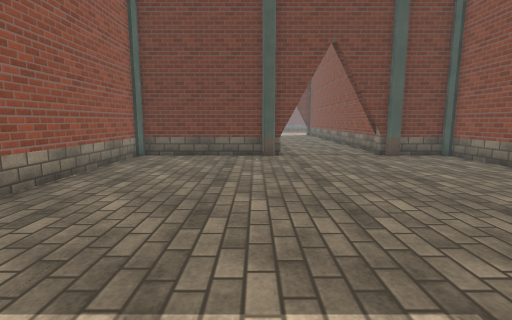
[1] (above)

18 first-person views from a walk through a scene from a Unity 3-D project. The camera is 1.4 m above the floor, tilts 8° down and sees 85° across. The floor is counted in squares, 1 m on a side. Each view is taken from the middle of a square. On the plan, view 1 faces up. The plan holds only what a view shows up to about 14 squares ahead; the rest is blank. The place goes on beyond the plan. The player character is not drawn. Door leaves are left out, so doorways stand open. Surface patterns are stand-ins for the level's own textures.

[2]
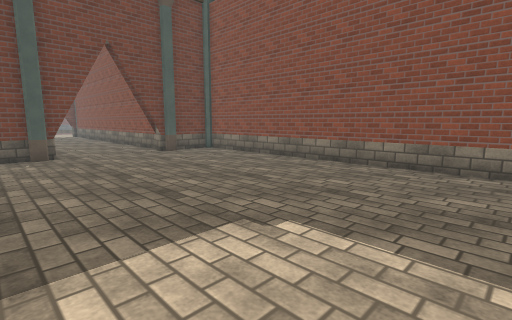

[3]
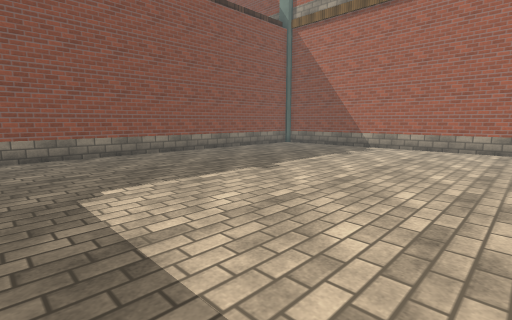

[4]
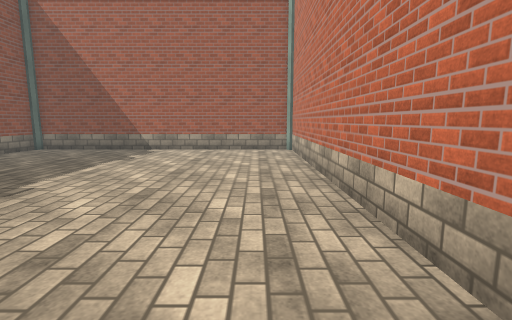

[5]
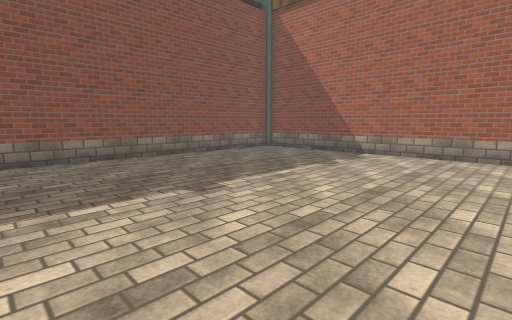

[6]
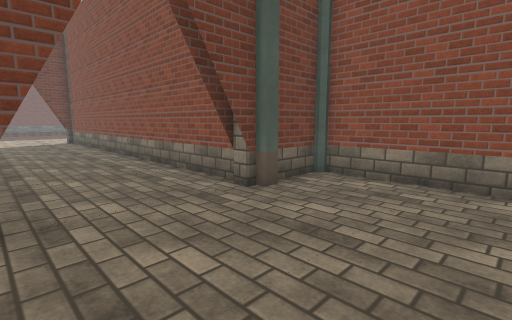

[7]
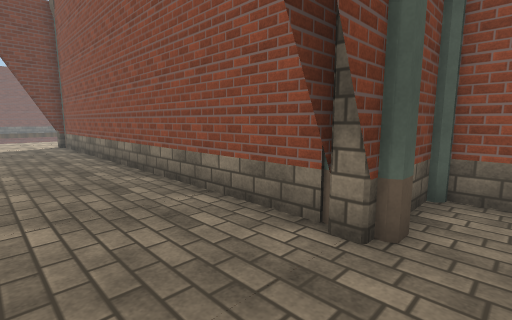

[8]
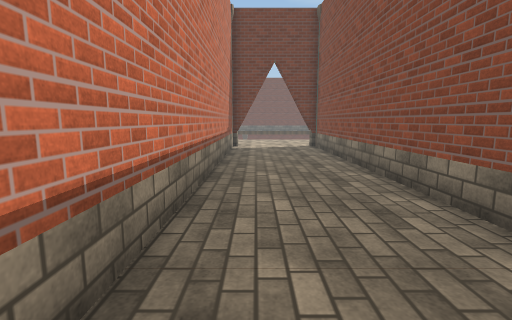

[9]
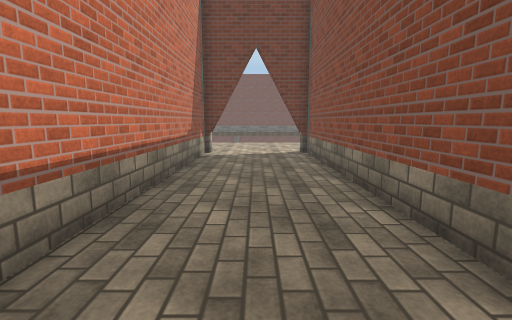

[10]
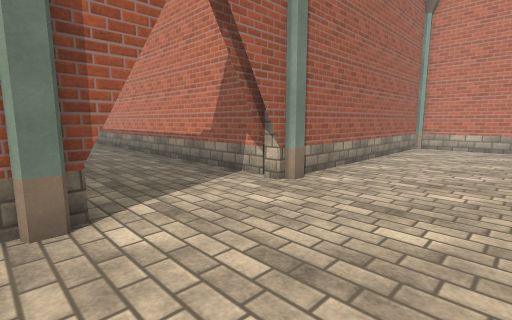

[11]
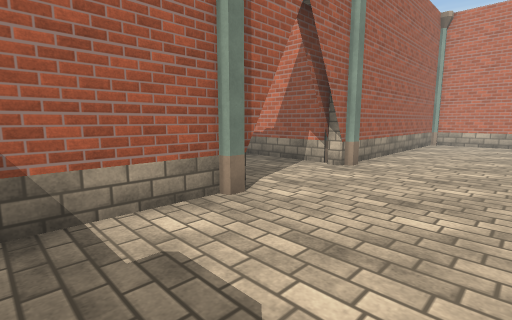

[12]
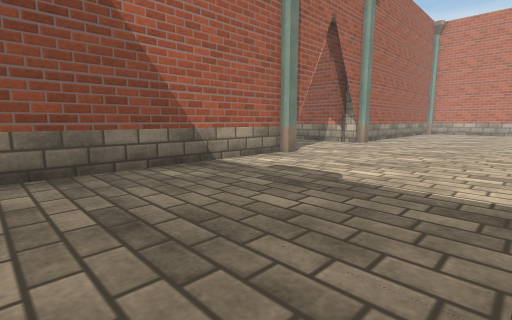

[13]
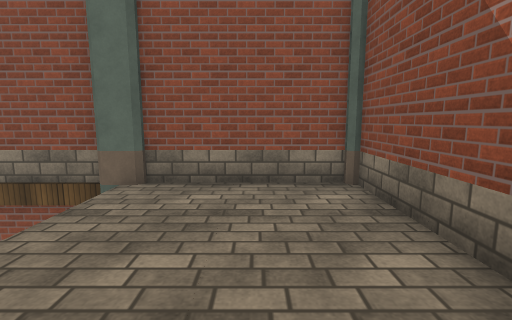

[14]
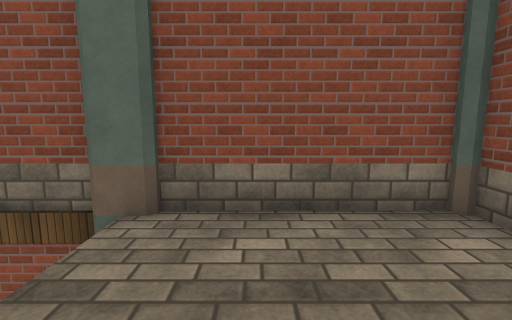

[15]
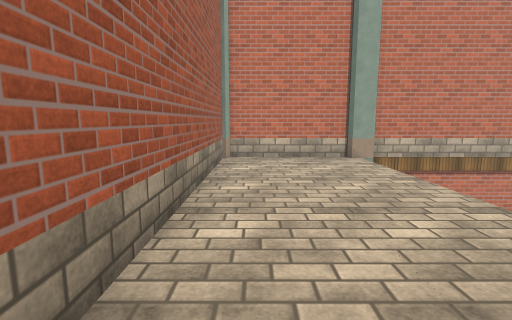

[16]
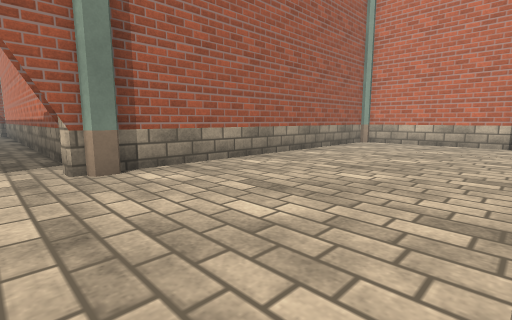

[17]
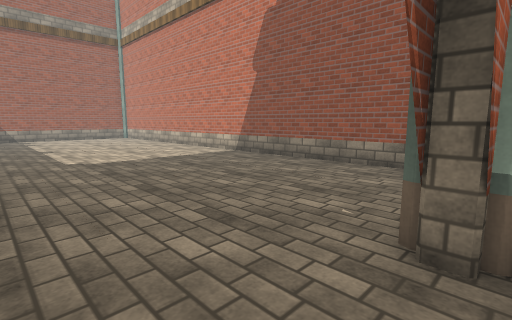

[18]
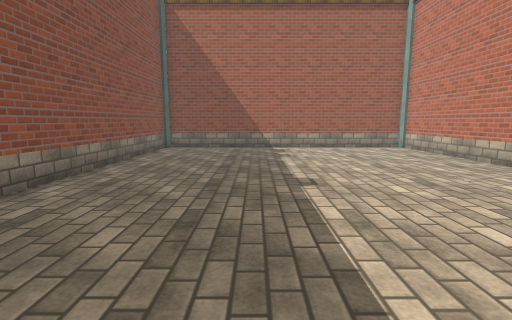

### Floor plan
Key: @ floor where view 1 was taken; # wall or solid block; . floor; / step, stairs or slope; O other object.
Columns run from 10 left of view 1 to 14 right of it. Each row starts with its distance up from view 1.
 36 O                      OO
 35 O                      OO
 34 #                      O
 33 O//////////////////////OO
 32 #.......................#
 31 #.......................#
 30 #.......................#
 29 #.......................#
 28 #.........#....#.......##
 27 ############...#O#######
 26            #....#
 25            #....#
 24            #....#
 23            #....#
 22            #....#
 21            #....#
 20            #....#
 19            #....#
 18            #....#
 17            #....#
 16            #....#
 15            #....#
 14            #....#
 13            #....#
 12            #....O
 11      #######...####
 10      #............#
  9      #............#
  8      #............#
  7      #............#
  6      #............#
  5      #............#
  4      #............#
  3      #............#
  2      #............#
  1      #............#
  0      #....@.......#
 -1      #............#
 -2      #............#
 -3      #............#
 -4      #............#
 -5      #............#
 -6      #............#
 -7      #............#
 -8      #............#
 -9      #............#
-10      #............#
-11      #............#
-12      ##############

Positions as (right, up) in squares from view 1, and headings:
1: (0, 0), facing up
2: (-1, -1), facing up-right
3: (-4, 3), facing down-right
4: (-3, 2), facing down
5: (-3, 0), facing down-right
6: (1, 7), facing up-right
7: (2, 10), facing up-right
8: (2, 12), facing up
9: (3, 15), facing up
10: (6, 32), facing down-left
11: (9, 32), facing down-left
12: (12, 33), facing down-left
13: (7, 30), facing right
14: (9, 31), facing right
15: (1, 29), facing left
16: (2, 33), facing down-left
17: (4, 12), facing down-left
18: (3, 3), facing down
